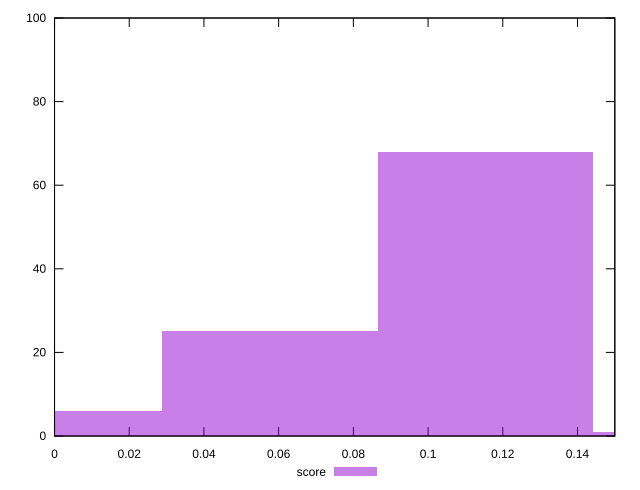

Reproduce this figure in gnuplot.
reset

$score <<EOF
0.057659256738440745 25
0.11531851347688149 68
0.17297777021532224 1
0 6
EOF

set key outside below
set boxwidth 0.057659256738440745
set xrange [0:0.15]
set yrange [0:100]
set trange [0:100]
set style fill transparent solid 0.5 noborder
set terminal svg size 640, 490 enhanced background rgb 'white'
set output "reprap/max-potential-fid/samples/pages+cached/score/histogram.svg"

plot $score title "score" with boxes

reset
